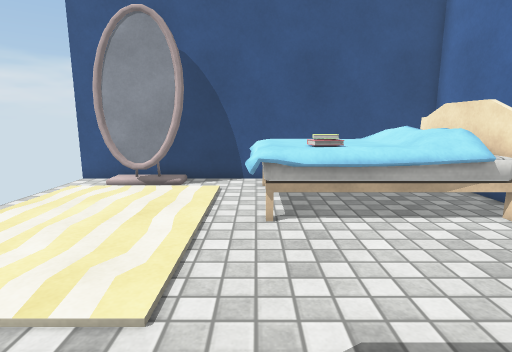
view 1 (above)

12 first-person views from a walk through a Unity game level. The camera is 1.2 m above the floor, tilts 10° down and sees 80° across. The floor is counted in squares, 0.5 m on a side. Each view is taken from the middle of a square. On the plan, view 1 faces up. The plan holds only what a view shows up to about 19 squares ahead; the rest is blank. Surface patterns are stand-ins for the level's own textures.

view 2
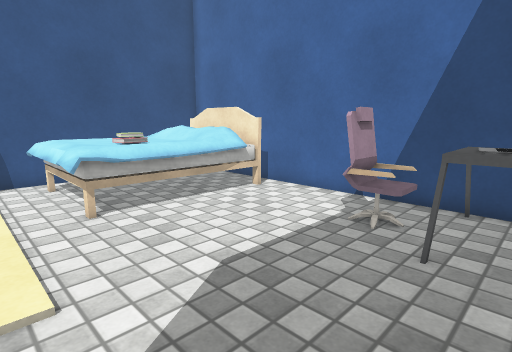

view 3
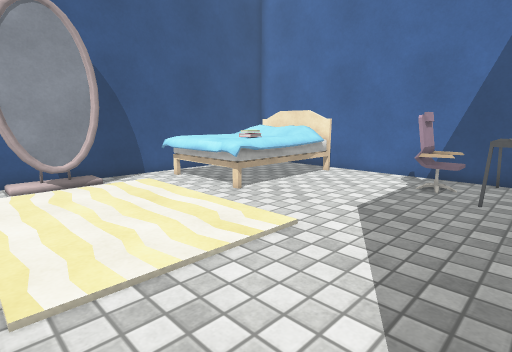

view 4
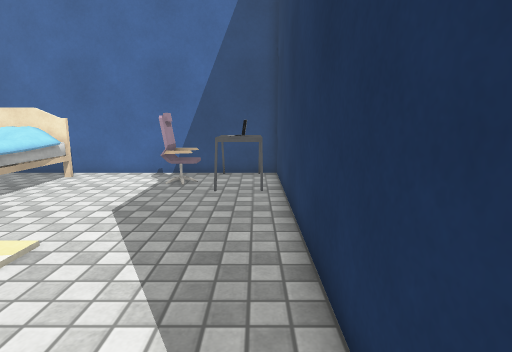

view 5
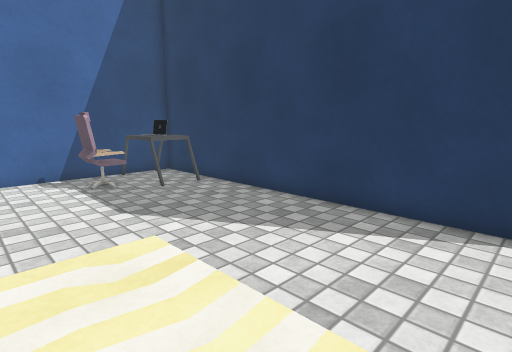

view 6
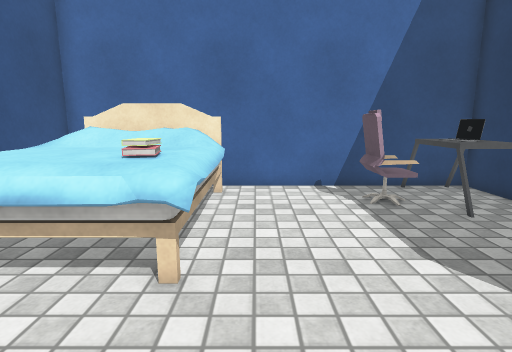

view 7
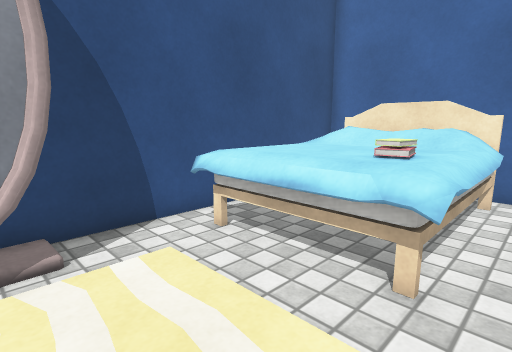

view 8
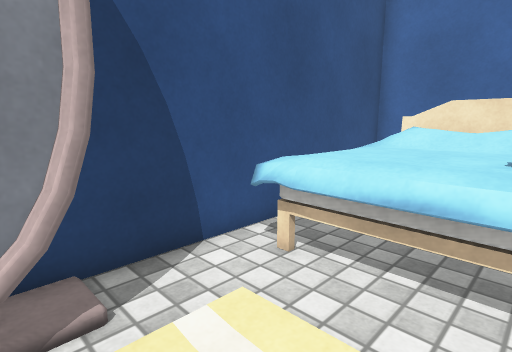

view 9
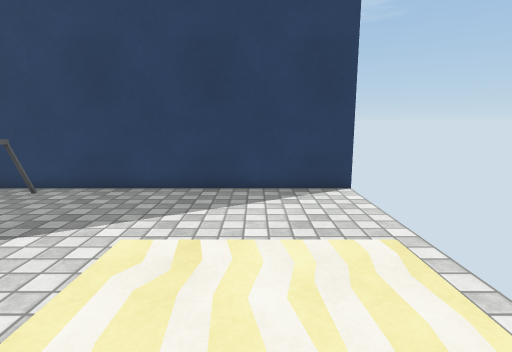

view 10
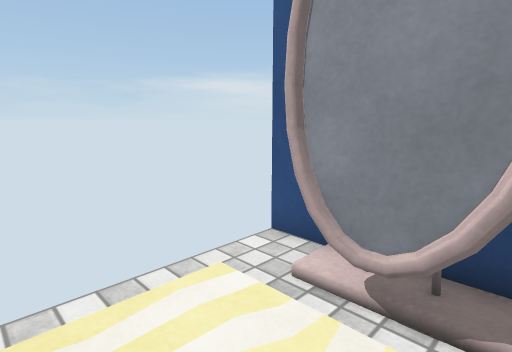

view 11
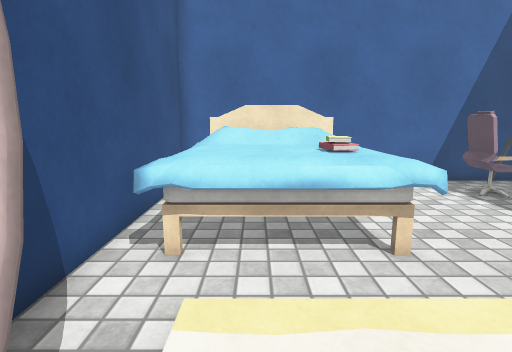

view 12
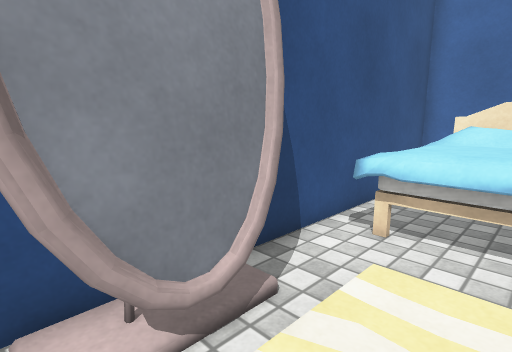

### Floor plan
Points are (right, up) in squares from view 1. A wall is a line through its corners. A room is listed if a view was taken in it or the views show most of it. See-through windows are left out.
Room 1 (views 1, 2, 3, 4, 5, 6, 7, 8, 9, 10, 11, 12)
walls: (4.6, 1.3) (4.6, 2.5) (6, 2.5); (-3, 11.5) (-3.5, 11.4); (-2.7, 11.7) (-6, 11.6); (-2.8, 11.8) (-3, 11.4) (-3.8, 11.8); (5.8, 2.4) (4.5, 2.4); (-5.4, 11.4) (-6.1, 11.6); (-5.2, 11.7) (-5.8, 11.4); (-7.6, -2) (7.5, -2) (7.5, 13) (-7.5, 13)
low walls: (-3, 11.4) (-5.1, 11.4); (-3.5, 11.4) (-3.8, 11.6); (5.4, 1.3) (4.6, 1.3); (-4.9, 11.6) (-5.4, 11.4)
objects: other object (-5, 11) to (-3, 11); other object (0, 7) to (6, 12); other object (1, 8) to (2, 8); other object (4, -1) to (4, 0); other object (5, -1) to (6, 0); other object (6, -1) to (7, 1)

Where each view was taken, in squares from view 1:
view 1: 0 up, 0 right, facing up
view 2: 1 down, 2 left, facing up-right
view 3: 1 down, 7 left, facing up-right
view 4: 1 down, 7 left, facing right
view 5: 6 up, 7 left, facing down-right
view 6: 6 up, 4 left, facing right
view 7: 6 up, 4 left, facing up-right
view 8: 8 up, 4 left, facing up-right
view 9: 9 up, 4 left, facing down
view 10: 8 up, 3 left, facing up-left
view 11: 10 up, 5 left, facing right
view 12: 9 up, 6 left, facing up-right
